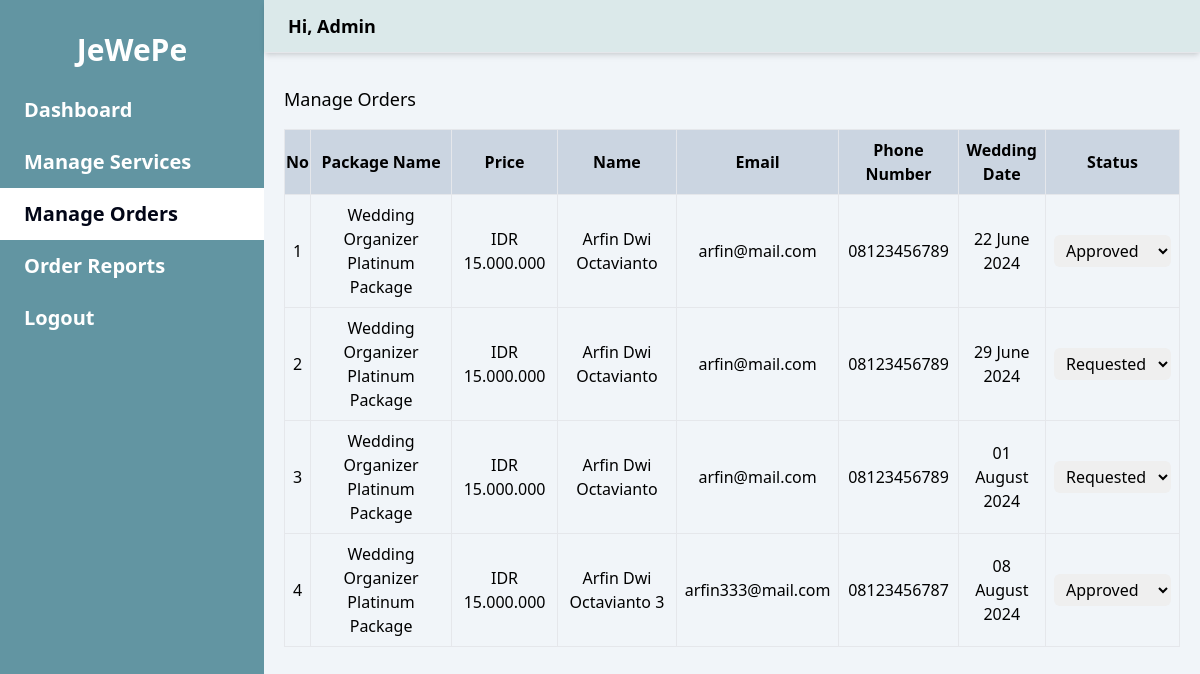
Page /admin/manage-orders.php (signed in) on the committed database.
### tables this page shows
CREATE TABLE `tb_order` (
  `order_id` int(11) NOT NULL,
  `service_id` int(11) NOT NULL,
  `user_id` int(5) NOT NULL,
  `wedding_date` date NOT NULL,
  `status` enum('requested','approved','rejected') NOT NULL DEFAULT 'requested',
  `created_at` datetime NOT NULL,
  `updated_at` datetime NOT NULL
);

CREATE TABLE `tb_services` (
  `service_id` int(11) NOT NULL,
  `image` varchar(100) NOT NULL,
  `package_name` varchar(256) NOT NULL,
  `description` text NOT NULL,
  `price` int(11) NOT NULL,
  `status_publish` tinyint(1) NOT NULL,
  `created_at` datetime NOT NULL,
  `updated_at` datetime NOT NULL
);

CREATE TABLE `tb_users` (
  `user_id` int(5) NOT NULL,
  `full_name` varchar(80) NOT NULL,
  `phone_number` varchar(20) NOT NULL,
  `email` varchar(100) NOT NULL,
  `password` varchar(256) NOT NULL,
  `role` enum('user','admin') NOT NULL DEFAULT 'user',
  `created_at` datetime NOT NULL,
  `updated_at` datetime NOT NULL
);

### admin/manage-orders.php (the view, shortened to what this page needs)
<?php
$current_url = $_SERVER['REQUEST_URI'];
$dashboard_class = $current_url == '/arfindwio/admin/dashboard.php' ? 'bg-white' : 'text-white hover:bg-white hover:text-slate-950 hover:bg-opacity-70';
$manage_services_class = strpos($current_url, '/arfindwio/admin/manage-services.php') !== false ||
                         strpos($current_url, '/arfindwio/admin/create-service.php') !== false ||
                         strpos($current_url, '/arfindwio/admin/edit-service.php') !== false ?
                         'bg-white text-slate-950' :
                         'text-white hover:bg-white hover:text-slate-950 hover:bg-opacity-70';
$manage_orders_class = $current_url == '/arfindwio/admin/manage-orders.php' ? 'bg-white text-slate-950' : 'text-white hover:bg-white hover:text-slate-950 hover:bg-opacity-70';
$order_reports_class = $current_url == '/arfindwio/admin/order-reports.php' ? 'bg-white text-slate-950' : 'text-white hover:bg-white hover:text-slate-950 hover:bg-opacity-70';
include('../config.php');
$sql = "SELECT
            o.order_id,
            s.package_name,
            s.price,
            u.full_name,
            u.email,
            u.phone_number,
            o.wedding_date,
            o.status
        FROM
            tb_order o
        JOIN
            tb_services s ON o.service_id = s.service_id
        JOIN
            tb_users u ON o.user_id = u.user_id";
$result = $conn->query($sql);
?>
<!DOCTYPE html>
<html lang="en">
<head>
    <script src="https://cdn.tailwindcss.com"></script>
</head>
<body>
    <div class="flex w-full">
         <div class="hidden w-[22%] md:flex flex-col bg-[#6295A2] text-white h-screen">
            <h1 class="text-3xl font-bold text-center pt-8">JeWePe</h1>
            <div class="pt-4 flex flex-col">
            <a href="/arfindwio/admin/dashboard.php" class="px-6 text-xl py-3 font-bold <?php echo $dashboard_class; ?>">Dashboard</a>
            <a href="/arfindwio/admin/manage-services.php" class="px-6 text-xl py-3 font-bold <?php echo $manage_services_class; ?>">Manage Services</a>
            <a href="/arfindwio/admin/manage-orders.php" class="px-6 text-xl py-3 font-bold <?php echo $manage_orders_class; ?>">Manage Orders</a>
            <a href="/arfindwio/admin/order-reports.php" class="px-6 text-xl py-3 font-bold <?php echo $order_reports_class; ?>">Order Reports</a>
            <a href="../logout.php" class="px-6 text-xl py-3 font-bold text-white hover:bg-white hover:text-slate-950 hover:bg-opacity-50">Logout</a>
            </div>
        </div>
        <div class="flex flex-col h-screen md:min-w-full lg:min-w-0 gap-8 md:w-[78%] bg-slate-100">
            <div class="w-full flex  border-b shadow-md bg-[#80B9AD] bg-opacity-20 px-6">
                <h1 class="font-bold text-lg py-3">Hi, Admin</h1>
            </div>
            <div class="flex w-full flex-col gap-1 flex-wrap px-5">
                <h5 class="font-medium text-lg mb-3">Manage Orders</h5>
                <div className="overflow-x-auto">
                <table class="w-full">
                    <thead class="bg-slate-300">
                        <tr>
                            <th class="py-2 border">No</th>
                            <th class="py-2 border">Package Name</th>
                            <th class="py-2 border">Price</th>
                            <th class="py-2 border">Name</th>
                            <th class="py-2 border">Email</th>
                            <th class="py-2 border">Phone Number </th>
                            <th class="py-2 border">Wedding Date</th>
                            <th class="py-2 border">Status</th>
                        </tr>
                    </thead>
                    <tbody class="border border-collapse">
                        <?php
                        if ($result->num_rows > 0) {
                            $index = 1;
                            while ($row = $result->fetch_assoc()) {
                                ?>
                                <tr>
                                    <td class='py-2 border px-2 text-center'><?php echo $index++; ?></td>
                                    <td class='py-2 border px-2 text-center'><?php echo htmlspecialchars($row["package_name"]) ?></td>
                                    <td class="py-2 border px-2 text-center">IDR <?php echo number_format($row["price"], 0, ',', '.') ?></td>
                                    <td class="py-2 border px-2 text-center"><?php echo htmlspecialchars($row["full_name"]) ?></td>
                                    <td class="py-2 border px-2 text-center"><?php echo htmlspecialchars($row["email"]) ?></td>
                                    <td class="py-2 border px-2 text-center"><?php echo htmlspecialchars($row["phone_number"]) ?></td>
                                    <td class="py-2 border px-2 text-center"><?php echo date('d F Y', strtotime($row["wedding_date"])); ?></td>
                                    <td class="py-2 border px-2 text-center">
                                    <form method="post">
                                        <select name="status" onchange="this.form.submit()" class="px-2 py-1 rounded-md">
                                            <option value="requested" <?php echo ($row["status"] == "requested" ? 'selected' : ''); ?> >Requested</option>
                                            <option value="approved" <?php echo ($row["status"] == "approved" ? 'selected' : ''); ?> >Approved</option>
                                        </select>
                                     </form>
                                    </td>
                                </tr>
                                <?php
                            }
                        } else {
                            echo "<tr><td colspan='7' class='text-center py-2'>No orders found</td></tr>";
                        }
                        ?>
                    </tbody>
                </table>
                    </div>
            </div>
        </div>
    </div>
</body>
</html>

### rows in the picture
tb_order: service.package_name "Wedding Organizer Platinum Package", service.price "15.000.000", user.full_name "Arfin Dwi Octavianto", user.email "arfin@mail.com", user.phone_number "08123456789", wedding_date "22 June 2024", status "Approved"
tb_order: service.package_name "Wedding Organizer Platinum Package", service.price "15.000.000", user.full_name "Arfin Dwi Octavianto", user.email "arfin@mail.com", user.phone_number "08123456789", wedding_date "29 June 2024", status "Requested"
tb_order: service.package_name "Wedding Organizer Platinum Package", service.price "15.000.000", user.full_name "Arfin Dwi Octavianto", user.email "arfin@mail.com", user.phone_number "08123456789", wedding_date "01 August 2024", status "Requested"
tb_order: service.package_name "Wedding Organizer Platinum Package", service.price "15.000.000", user.full_name "Arfin Dwi Octavianto 3", user.email "arfin333@mail.com", user.phone_number "08123456787", wedding_date "08 August 2024", status "Approved"
